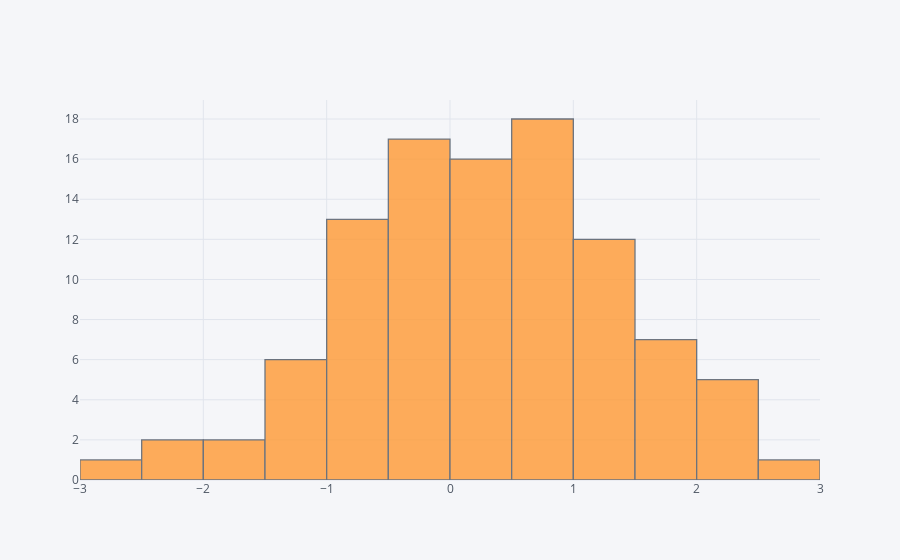

The notebook cell this image was saved under:
### Code cell
df['A'].iplot(kind='hist',bins=25)

### Figure 1 — Plotly figure (JSON) as saved in the notebook; plotly's stock layout.template omitted (floating-point values rounded to 4 significant figures)
{"data": [{"histfunc": "count", "histnorm": "", "marker": {"color": "rgba(255, 153, 51, 1.0)", "line": {"color": "#4D5663", "width": 1.3}}, "name": "A", "nbinsx": 25, "opacity": 0.8, "orientation": "v", "type": "histogram", "x": [0.2128, -0.778, 1.184, -1.161, -0.4297, -0.6347, 0.552, 1.23, 0.5045, 1.596, 1.555, 1.015, -1.214, -0.6132, 0.6378, 1.007, 1.224, 0.6615, 2.061, -0.5096, 0.9384, -0.2046, 1.563, -1.766, 2.358, 1.064, 0.5646, 0.7494, -0.1358, 1.64, 1.237, -0.3403, -1.118, 0.7743, 1.068, 1.027, 1.61, 0.6044, 0.9384, 0.2251, 0.4523, 1.569, -2.529, -0.6644, -0.1529, -0.8892, 1.729, -0.3235, 0.05575, 0.4089, -1.102, 0.4566, 2.002, 0.4317, -0.04623, 0.09781, 0.2603, -0.3529, -0.1497, -2.121, 2.925, 0.783, -0.5817, 0.1284, 2.238, 2.211, 0.3652, -1.381, 0.5183, 1.121, 1.204, -0.2921, -0.3849, -0.6277, 0.5802, 0.2396, 1.313, 0.5444, 0.2477, 0.2608, 0.7843, 0.2385, 0.5595, -0.12, -0.03902, -0.1649, -2.262, -1.689, 0.3703, -0.7825, -0.2689, -1.257, -0.2837, -0.7211, 0.6154, -0.8011, -0.9281, 0.5319, -0.8607, -0.3446]}], "layout": {"barmode": "overlay", "legend": {"bgcolor": "#F5F6F9", "font": {"color": "#4D5663"}}, "paper_bgcolor": "#F5F6F9", "plot_bgcolor": "#F5F6F9", "titlefont": {"color": "#4D5663"}, "xaxis1": {"gridcolor": "#E1E5ED", "showgrid": true, "tickfont": {"color": "#4D5663"}, "title": "", "titlefont": {"color": "#4D5663"}, "zerolinecolor": "#E1E5ED"}, "yaxis1": {"gridcolor": "#E1E5ED", "showgrid": true, "tickfont": {"color": "#4D5663"}, "title": "", "titlefont": {"color": "#4D5663"}, "zerolinecolor": "#E1E5ED"}}}
